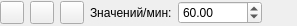
<?xml version="1.0" encoding="UTF-8"?>
<ui version="4.0">
 <class>PlayerControllerWidget</class>
 <widget class="QWidget" name="PlayerControllerWidget">
  <property name="geometry">
   <rect>
    <x>0</x>
    <y>0</y>
    <width>297</width>
    <height>26</height>
   </rect>
  </property>
  <property name="windowTitle">
   <string>Form</string>
  </property>
  <layout class="QHBoxLayout" name="horizontalLayout">
   <property name="leftMargin">
    <number>0</number>
   </property>
   <property name="topMargin">
    <number>0</number>
   </property>
   <property name="rightMargin">
    <number>0</number>
   </property>
   <property name="bottomMargin">
    <number>0</number>
   </property>
   <item>
    <widget class="QToolButton" name="stopButton">
     <property name="text">
      <string/>
     </property>
    </widget>
   </item>
   <item>
    <widget class="QToolButton" name="playAndPauseButton">
     <property name="text">
      <string/>
     </property>
    </widget>
   </item>
   <item>
    <widget class="QToolButton" name="selectFileButton">
     <property name="text">
      <string/>
     </property>
    </widget>
   </item>
   <item>
    <widget class="QLabel" name="label">
     <property name="text">
      <string>Значений/мин:</string>
     </property>
    </widget>
   </item>
   <item>
    <widget class="QDoubleSpinBox" name="doubleSpinBox">
     <property name="minimum">
      <double>0.010000000000000</double>
     </property>
     <property name="maximum">
      <double>1000000.000000000000000</double>
     </property>
     <property name="value">
      <double>60.000000000000000</double>
     </property>
    </widget>
   </item>
   <item>
    <spacer name="horizontalSpacer">
     <property name="orientation">
      <enum>Qt::Horizontal</enum>
     </property>
     <property name="sizeHint" stdset="0">
      <size>
       <width>0</width>
       <height>0</height>
      </size>
     </property>
    </spacer>
   </item>
  </layout>
 </widget>
 <resources/>
 <connections/>
</ui>
